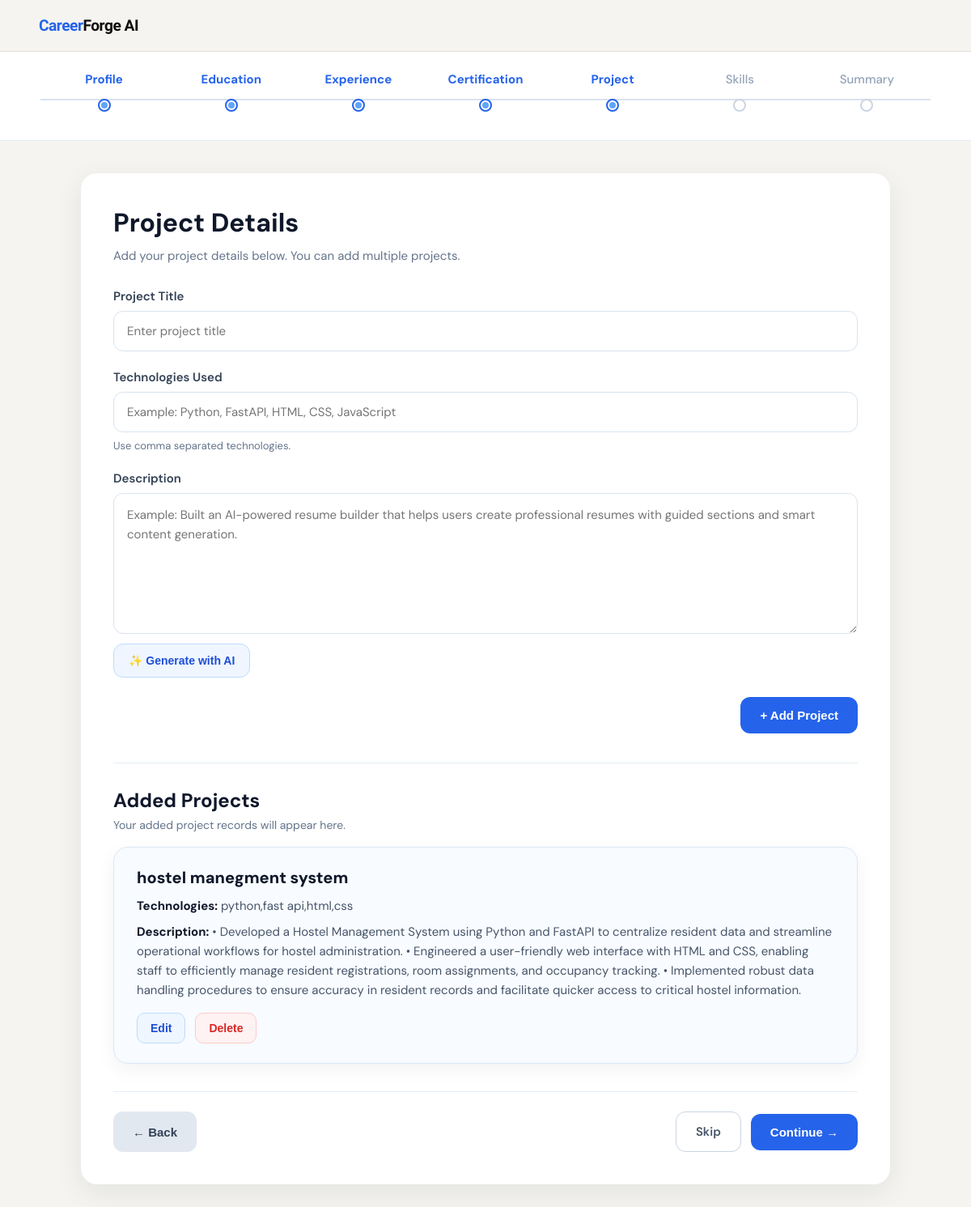
The page /template/project (signed in) on the database as committed earlier.
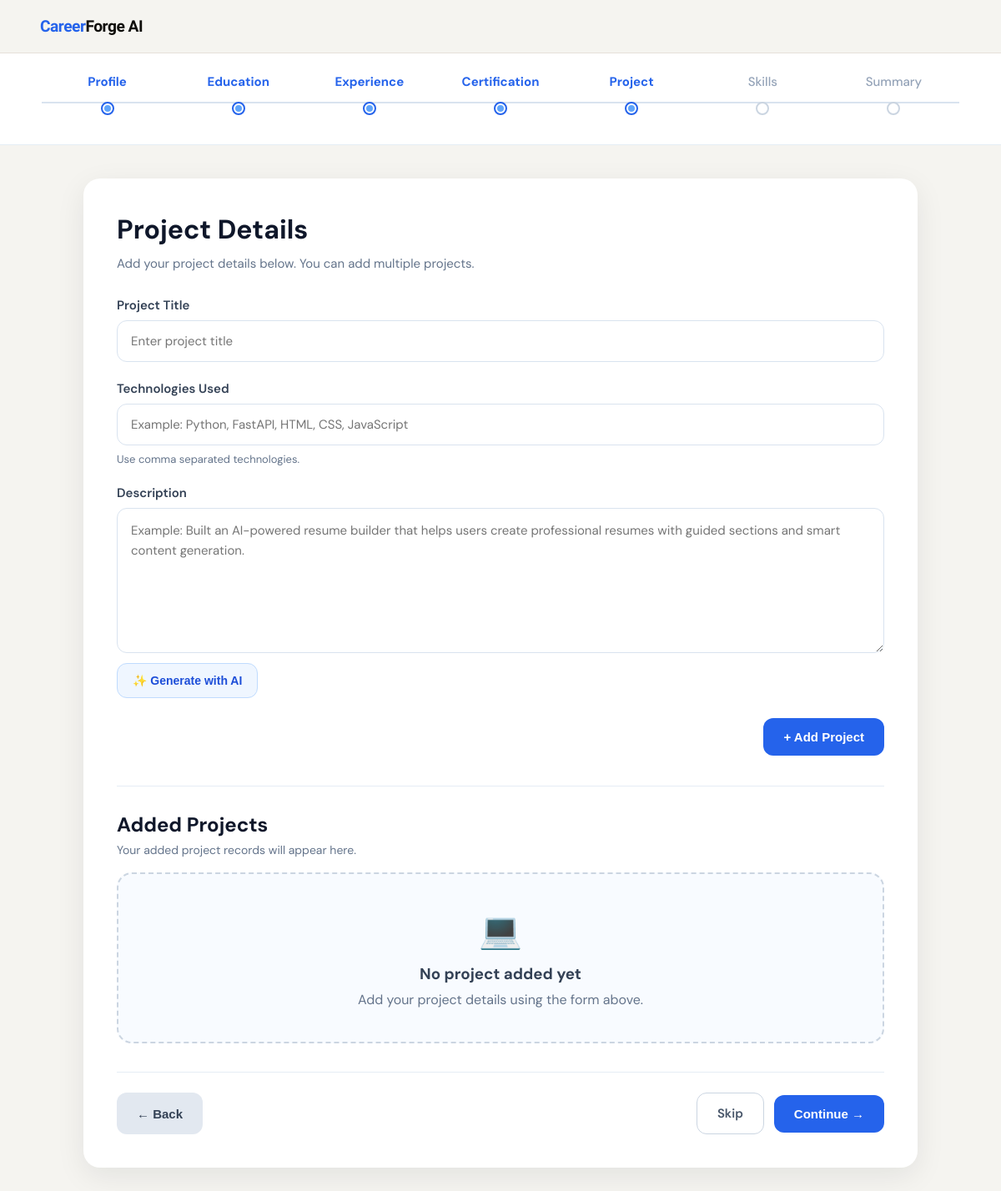
The same page on the database as committed later.
### tables this page shows
CREATE TABLE projects (
    id INTEGER PRIMARY KEY AUTOINCREMENT,
    user_id INTEGER NOT NULL,
    project_title TEXT NOT NULL,
    technologies TEXT,
    description TEXT,
    FOREIGN KEY (user_id) REFERENCES users(id) ON DELETE CASCADE
);

### main.py (the view)
@app.get("/project", response_class=HTMLResponse)
@app.get("/project_detail", response_class=HTMLResponse)
@app.get("/template/project", response_class=HTMLResponse)
def project_page(
    request: Request,
    edit_id: int | None = Query(None)
):
    user = require_login(request)
    if isinstance(user, RedirectResponse):
        return user
    project_list = get_projects(user["id"])
    edit_project = get_project_by_id(edit_id, user["id"]) if edit_id else None
    return templates.TemplateResponse(
        request,
        "project.html",
        {
            "request": request,
            "user": user,
            "project_list": project_list,
            "edit_project": edit_project,
            "step": 5
        }
    )

### template/project.html (shortened to what the changed rows need)
<!DOCTYPE html>
<html lang="en">
<head>
    <link rel="stylesheet" href="/static/project.css">
</head>
<body>
    <div class="page-wrapper">
        <main class="main-section">
            <div class="project-card">
                <div class="card-header">
                    <h1>Project Details</h1>
                </div>
                <div class="saved-section">
                    <div class="saved-header">
                        <h2>Added Projects</h2>
                    </div>
                    <div id="projectList" class="project-list">
                        {% if project_list and project_list|length > 0 %}
                            {% for project in project_list %}
                                <div class="project-item">
                                    <div>
                                        <h3>{{ project.project_title }}</h3>
                                        <p><strong>Technologies:</strong> {{ project.technologies }}</p>
                                        <p><strong>Description:</strong> {{ project.description }}</p>
                                    </div>
                                    <div class="project-actions">
                                        <form action="/project_detail" method="get" style="display:inline;">
                                            <button type="submit" class="edit-btn">Edit</button>
                                        </form>
                                        <form action="/project/delete/{{ project.id }}" method="get"
                                            onsubmit="return confirm('Are you sure you want to delete this project?')"
                                            style="display:inline;">
                                            <button type="submit" class="delete-btn">Delete</button>
                                        </form>
                                    </div>
                                </div>
                            {% endfor %}
                        {% else %}
                            <div class="empty-state">
                                <div class="empty-icon">💻</div>
                                <h3>No project added yet</h3>
                                <p>Add your project details using the form above.</p>
                            </div>
                        {% endif %}
                    </div>
                </div>
            </div>
        </main>
    </div>
</body>
</html>

Rows that differ between the two databases and show on the page:
removed projects: project_title "hostel manegment system", technologies "python,fast api,html,css", description "• Developed a Hostel Management System using Python and FastAPI to centralize resident data and streamline operational workflows for hostel administration. • Engineered a user-friendly web interface with HTML and CSS, enabling staff to efficiently manage resident registrations, room assignments, and occupancy tracking. • Implemented robust data handling procedures to ensure accuracy in resident records and facilitate quicker access to critical hostel information."
Other text that changed with them:
text now shown: "💻 No project added yet Add your project details using the form above."
